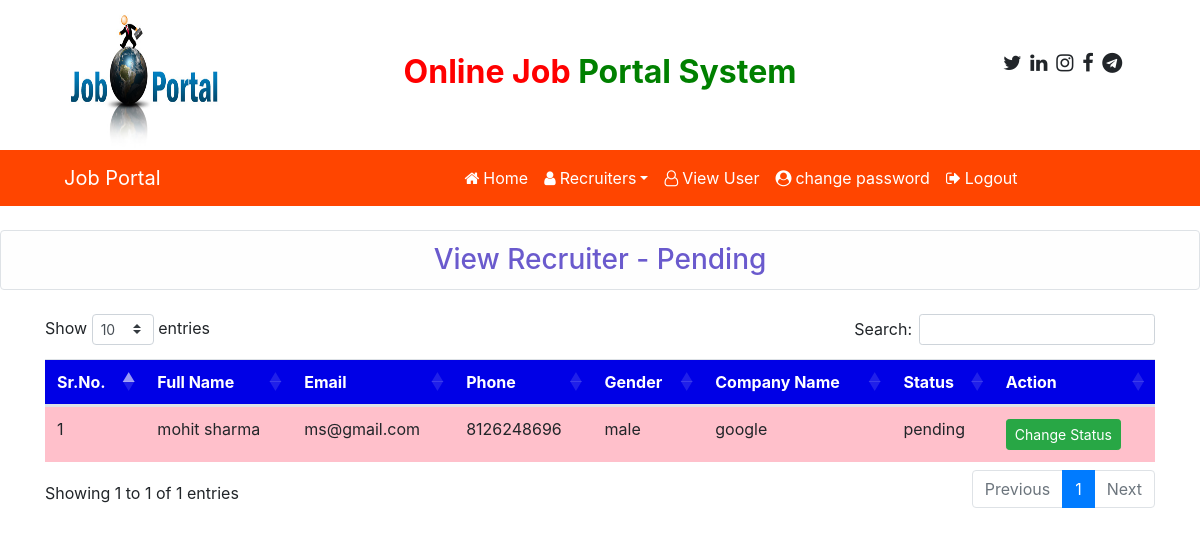
Screenshot of /recruiter_pending with the database file from the repository.
### job/models.py (models this page shows, shortened)
class Recruiter(models.Model):
    user = models.ForeignKey(User, on_delete=models.CASCADE, null=True)
    first_name = models.CharField(max_length=60)
    last_name = models.CharField(max_length=50)
    gender = models.CharField(max_length=50, null=True)
    company = models.CharField(max_length=60)
    image = models.FileField(max_length=60,null=True)
    phone = models.CharField(max_length=15)
    email = models.EmailField()
    password = models.CharField(max_length=500)
    company = models.CharField(max_length=60)
    type = models.CharField(max_length=15, null=True)
    status = models.CharField(max_length=15, null=True)

### job/views.py (the view)
# urls.py: path('recruiter_pending', recruiter_pending, name='recruiter_pending'),
def recruiter_pending(request):
    data = Recruiter.objects.filter(status="pending")
    d = {'data': data}
    return render(request, 'recruiter_pending.html', d)

### job/templates/recruiter_pending.html
{% load static %}
{% block body %}
{% include 'admin_navigation.html' %}
<h3 class="alert alert-light border rounded mt-4 mb-4 text-center " style="color:slateblue ">View Recruiter - Pending </h3>
<div class = container>
<table class="table table-hover " id="example"  style="width:100%">
    <thead>
    <tr style ="background-color:#0000E6 ; color:white">
        <th>Sr.No.</th>
        <th>Full Name</th>
        <th>Email</th>
        <th>Phone</th>
        <th>Gender</th>
        <th>Company Name</th>
        <th>Status</th>
        <th>Action</th>
    </tr>
    </thead>
    <tbody>
    {% for i in data %}
    <tr style = "background-color:#FFC0CB">
        <td>{{forloop.counter}}</td>
        <td>{{i.first_name}} {{i.last_name}}</td>
        <td>{{i.email}}</td>
        <td>{{i.phone}}</td>
        <td>{{i.gender}}</td>
        <td>{{i.company}}</td>
        <td>{{i.status}}</td>
        <td><a href ="{% url 'change_status' i.id %}" class="btn btn-success btn-sm">Change Status</a></td>
    </tr>
    {% endfor %}
    </tbody>
</table>
</div>
{% endblock %}

### rows the page displays
Recruiter: first_name "mohit", last_name "sharma", email "ms@gmail.com", phone "8126248696", gender "male", company "google", status "pending"
